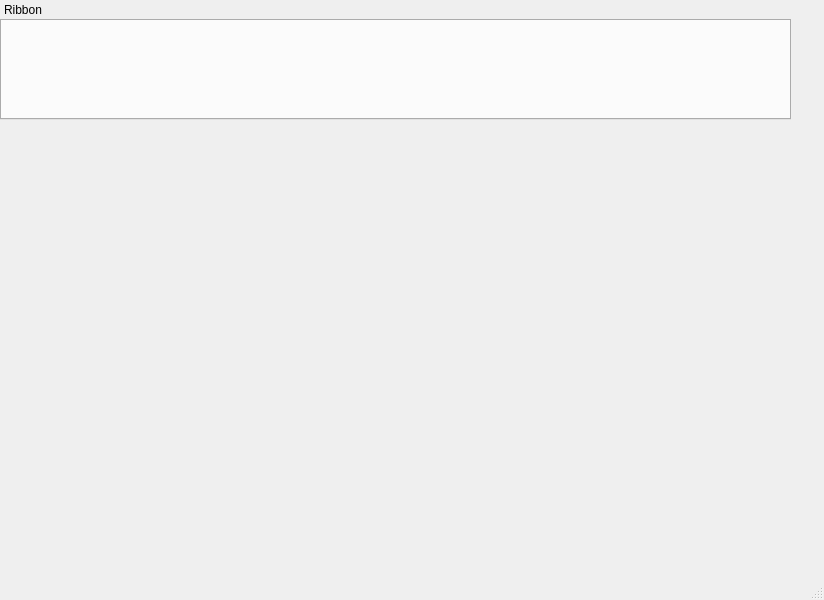
<?xml version="1.0" encoding="UTF-8"?>
<ui version="4.0">
 <class>MainWindow</class>
 <widget class="QMainWindow" name="MainWindow">
  <property name="geometry">
   <rect>
    <x>0</x>
    <y>0</y>
    <width>824</width>
    <height>600</height>
   </rect>
  </property>
  <property name="windowTitle">
   <string>MainWindow</string>
  </property>
  <widget class="QWidget" name="centralwidget">
   <widget class="QDockWidget" name="ribbonDockWidget">
    <property name="geometry">
     <rect>
      <x>0</x>
      <y>0</y>
      <width>791</width>
      <height>120</height>
     </rect>
    </property>
    <property name="sizePolicy">
     <sizepolicy hsizetype="Preferred" vsizetype="Minimum">
      <horstretch>0</horstretch>
      <verstretch>0</verstretch>
     </sizepolicy>
    </property>
    <property name="features">
     <set>QDockWidget::NoDockWidgetFeatures</set>
    </property>
    <property name="allowedAreas">
     <set>Qt::TopDockWidgetArea</set>
    </property>
    <property name="windowTitle">
     <string>Ribbon</string>
    </property>
    <widget class="QWidget" name="ribbonDockWidgetContents">
     <property name="sizePolicy">
      <sizepolicy hsizetype="Preferred" vsizetype="Minimum">
       <horstretch>0</horstretch>
       <verstretch>0</verstretch>
      </sizepolicy>
     </property>
     <layout class="QGridLayout" name="gridLayout_2">
      <property name="leftMargin">
       <number>0</number>
      </property>
      <property name="topMargin">
       <number>0</number>
      </property>
      <property name="rightMargin">
       <number>0</number>
      </property>
      <property name="bottomMargin">
       <number>0</number>
      </property>
      <property name="spacing">
       <number>0</number>
      </property>
      <item row="0" column="0">
       <widget class="Ribbon" name="ribbonTabWidget">
        <property name="sizePolicy">
         <sizepolicy hsizetype="Expanding" vsizetype="Minimum">
          <horstretch>0</horstretch>
          <verstretch>0</verstretch>
         </sizepolicy>
        </property>
       </widget>
      </item>
     </layout>
    </widget>
   </widget>
  </widget>
  <widget class="QMenuBar" name="menubar">
   <property name="geometry">
    <rect>
     <x>0</x>
     <y>0</y>
     <width>824</width>
     <height>20</height>
    </rect>
   </property>
  </widget>
  <widget class="QStatusBar" name="statusbar"/>
 </widget>
 <customwidgets>
  <customwidget>
   <class>Ribbon</class>
   <extends>QTabWidget</extends>
   <header>ribbon.h</header>
   <container>1</container>
  </customwidget>
 </customwidgets>
 <resources/>
 <connections/>
</ui>
